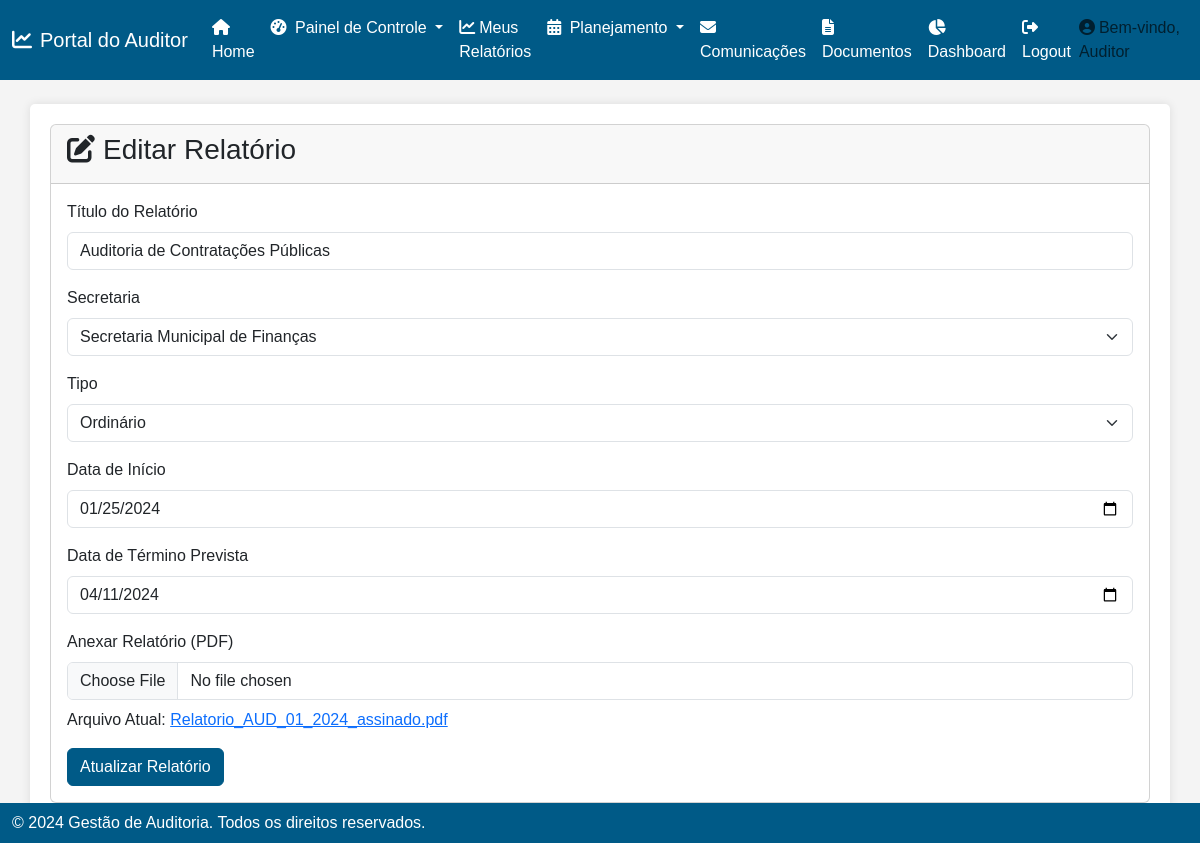
The page /editar/1 (signed in) on the database its author committed.
### app.py (models this page shows, shortened)
class Relatorio(db.Model):
    id = db.Column(db.Integer, primary_key=True)
    titulo = db.Column(db.String(100), nullable=False)
    departamento = db.Column(db.String(50), nullable=False)
    tipo = db.Column(db.String(50), nullable=False)
    data_inicio = db.Column(db.Date, nullable=False)
    data_fim = db.Column(db.Date, nullable=False)
    arquivo_pdf = db.Column(db.String(200))
    data_criacao = db.Column(db.DateTime, default=db.func.current_timestamp())
    data_atualizacao = db.Column(db.DateTime, default=db.func.current_timestamp(), onupdate=db.func.current_timestamp())

### app.py (the view, shortened to what this page needs)
@app.route('/editar/<int:id>', methods=['GET', 'POST'])
def editar_relatorio(id):
    if 'logged_in' not in session:
        return redirect(url_for('login'))
    relatorio = Relatorio.query.get_or_404(id)
    return render_template('editar_meus_relatorios.html', relatorio=relatorio)

### templates/editar_meus_relatorios.html (shortened to what this page needs)
{% extends 'base.html' %}
{% block content %}
    <div class="card">
        <div class="card-header">
            <h3><i class="fas fa-edit me-2"></i>Editar Relatório</h3>
        </div>
        <div class="card-body">
            <form action="{{ url_for('editar_relatorio', id=relatorio['id']) }}" method="POST" enctype="multipart/form-data">
                <div class="mb-3">
                    <label for="titulo" class="form-label">Título do Relatório</label>
                    <input type="text" class="form-control" id="titulo" name="titulo" value="{{ relatorio['titulo'] }}" required>
                </div>
                <div class="mb-3">
                    <label for="departamento" class="form-label">Secretaria</label>
                    <select class="form-select" id="departamento" name="departamento" required>
                        <option value="financas" {% if relatorio['departamento'] == 'financas' %}selected{% endif %}>Secretaria Municipal de Finanças</option>
                    </select>
                </div>
                <div class="mb-3">
                    <label for="tipo" class="form-label">Tipo</label>
                    <select class="form-select" id="tipo" name="tipo" required>
                        <option value="Ordinário" {% if relatorio['tipo'] == 'Ordinário' %}selected{% endif %}>Ordinário</option>
                    </select>
                </div>
                <div class="mb-3">
                    <label for="data_inicio" class="form-label">Data de Início</label>
                    <input type="date" class="form-control" id="data_inicio" name="data_inicio" value="{{ relatorio['data_inicio'] }}" required>
                </div>
                <div class="mb-3">
                    <label for="data_fim" class="form-label">Data de Término Prevista</label>
                    <input type="date" class="form-control" id="data_fim" name="data_fim" value="{{ relatorio['data_fim'] }}" required>
                </div>
                <div class="mb-3">
                    <label for="relatorio" class="form-label">Anexar Relatório (PDF)</label>
                    <input type="file" class="form-control" id="relatorio" name="relatorio" accept="application/pdf">
                    {% if relatorio['arquivo_pdf'] %}
                        <p class="mt-2">Arquivo Atual: <a href="{{ url_for('visualizar_relatorio', filename=relatorio['arquivo_pdf']) }}" target="_blank">{{ relatorio['arquivo_pdf'] }}</a></p>
                    {% endif %}
                </div>
                <button type="submit" class="btn btn-primary">Atualizar Relatório</button>
            </form>
        </div>
    </div>
{% endblock %}

### templates/base.html (style rules this page uses)
body { font-family: Arial, sans-serif; background-color: #f4f4f4; }
.btn-primary { background-color: #005a87; border-color: #005a87; }
.card { margin-bottom: 20px; }

### rows shown on the page
Relatorio: titulo "Auditoria de Contratações Públicas", departamento "Secretaria Municipal de Finanças", tipo "Ordinário", data_inicio "01/25/2024", data_fim "04/11/2024", arquivo_pdf "Relatorio_AUD_01_2024_assinado.pdf"
